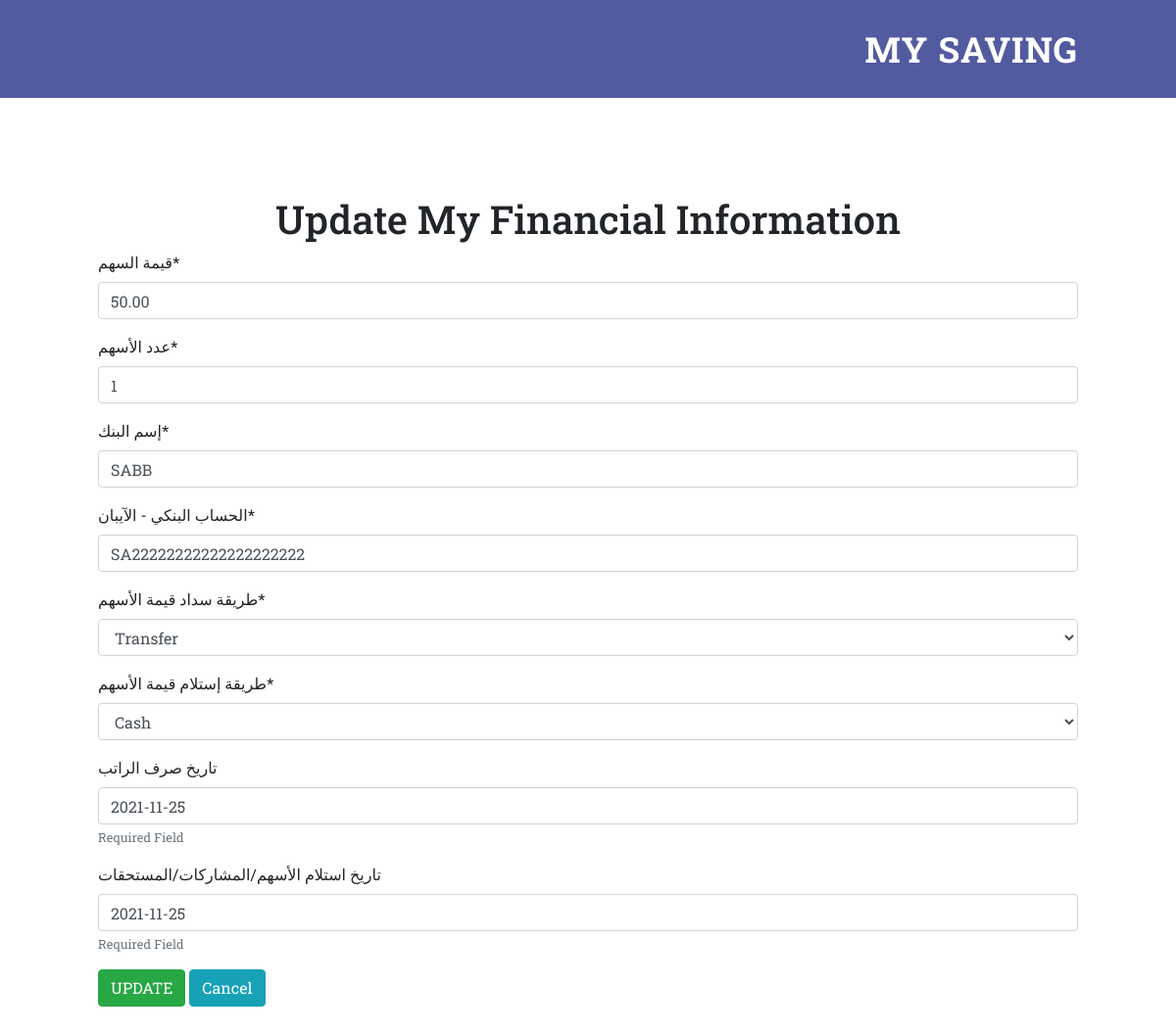
Page /accounts/my_financial_data_update/2/ on the committed database.
### accounts/models.py (models this page shows, shortened)
class  FinancialData_MODEL(models.Model):
    CASH     = 'CA'
    CHECK    = 'CH'
    TRANSFER = 'TR'
    METHOD_PAYMENT_CHOICES = [
        (CASH,     'Cash'),
        (CHECK,    'Check'),
        (TRANSFER, 'Transfer'),
    ]
    FIN_User                    = models.OneToOneField(User               , on_delete=models.CASCADE                                              , verbose_name="اسم المشترك")
    FIN_ShareValue              = models.DecimalField(default=50 , max_digits=8 , decimal_places=2   , db_index=True , blank=False  , null=False  , verbose_name="قيمة السهم")
    FIN_NumberShares            = models.IntegerField(default=1                                      , db_index=True , blank=False  , null=False  , verbose_name="عدد الأسهم")
    FIN_BankName                = models.CharField(max_length=50                                     , db_index=True , blank=False  , null=False  , verbose_name="إسم البنك")
    FIN_BankAccount             = models.CharField(max_length=50                                     , db_index=True , blank=False  , null=False  , verbose_name="الحساب البنكي - الآيبان")
    FIN_MethodPayment           = models.CharField(max_length=2                                      , db_index=True , blank=False  , null=False  , verbose_name="طريقة سداد قيمة اﻷسهم"         , choices=METHOD_PAYMENT_CHOICES , default=CASH)
    FIN_MethodReceive           = models.CharField(max_length=2                                      , db_index=True , blank=False  , null=False  , verbose_name="طريقة إستلام قيمة اﻷسهم"         , choices=METHOD_PAYMENT_CHOICES , default=CASH)
    FIN_SalaryDisbursementDate  = models.DateField(                                                    db_index=True , blank=True   , null=True   , verbose_name="تاريخ صرف الراتب" , help_text='Required Field')
    FIN_DateShareReceived       = models.DateField(                                                    db_index=True , blank=True   , null=True   , verbose_name="تاريخ استلام اﻷسهم/المشاركات/المستحقات" , help_text='Required Field')
    class Meta:
        ordering = ['FIN_User']
    def create_financia_data(sender, **kwargs):
        if kwargs['created']: #'created' إذا كان هناك بيانات تم إستقبالها اطبع هذه الكلمة
            FinancialData_MODEL.objects.create(FIN_Customer=kwargs['instance']) #التي أستقبلتها "'instance'"جديد بناء على  معلومات المستخدم "PersonalData_MODEL" قم بإنشاء ملف
    post_save.connect(create_financia_data , sender=User)

### accounts/views.py (the view)
# urls.py: path('my_financial_data_update/<int:pk>/'    , views.My_Financial_Data_Update.as_view()        , name='My_Financial_Data_Update_URL'),
class My_Financial_Data_Update(UpdateView):
        model = FinancialData_MODEL # Data Table
        template_name = 'registration/my_financial_data_Update.html'# The Page HTML to Display
        success_url = reverse_lazy('My_Financial_Data_Update_Done_URL')# Go to This Page After Successful Operation
        fields = [ # Fields Table
            ''
            'FIN_ShareValue'             ,
            'FIN_NumberShares'           ,
            'FIN_BankName'               ,
            'FIN_BankAccount'            ,
            'FIN_MethodPayment'          ,
            'FIN_MethodReceive'          ,
            'FIN_SalaryDisbursementDate' ,
            'FIN_DateShareReceived'      ,
            ]

### accounts/templates/registration/my_financial_data_Update.html (shortened to what this page needs)
{% extends "commons/base.html" %}
{% load static %}
{% load crispy_forms_tags %}
{% block Page_Title  %}
<div class="row justify-content-center">
<h1>Update My Financial Information</h1>
</div>
{% endblock Page_Title %}
{% block Contents_Page %}
<form enctype="multipart/form-data" " method="post" novalidate>
        {{ form|crispy }}
                <button type="submit" class="btn btn-success">Update</button>
                <a href="{% url 'My_Financial_Data_Detail_ID_URL' user.pk %}" class="btn btn-info">Cancel</a>
</form>
{% endblock Contents_Page %}

### static/assets/css/templatemo-style.css (style rules this page uses)
body { font-family: 'Roboto Slab', sans-serif; }
input, select, textarea { outline: none; }
.primary-button a, button { font-size: 14px; font-weight: 700; text-transform: uppercase; background-color: transparent; display: inline-block; padding: 8px 20px; color: #535ba0; border: 2px solid #535ba0; transition: all 0.5s; }

### rows in the picture
FinancialData_MODEL: FIN_ShareValue "50.00", FIN_NumberShares "1", FIN_BankName "SABB", FIN_BankAccount "SA22222222222222222222", FIN_MethodPayment "Transfer", FIN_MethodReceive "Cash", FIN_SalaryDisbursementDate "2021-11-25", FIN_DateShareReceived "2021-11-25"
